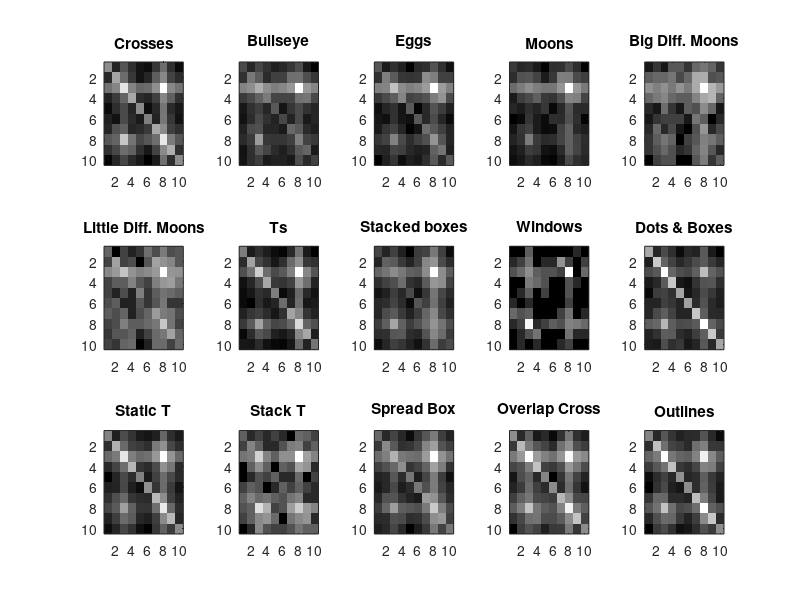

MATLAB code to generate this figure: (Note: this script raises an error after producing the figure.)
%% Basic Colorbinding Analysis
% Converting Corey's basicAna.R code to Matlab...because I hate R
% v2-For all stimuli types
% v3-Using 4 parameter model, fitting to individual subjects
% Synch with basicAna3v2Subj
% v3Acr-Trying collapsing across subjects to check if replicates previous
close all
clear all
fclose all;
clc
set(0,'defaultlinelinewidth',2)

%% Parse data

% Gather data files
allFiles=dir();
fNames={};
for fi=1:length(allFiles)
    if length(allFiles(fi).name)>4 && allFiles(fi).name(length(allFiles(fi).name)-4)=='1'
        fNames{length(fNames)+1}=allFiles(fi).name;
    end
end

% Gather data
% h is outside, v is inside
% 1) ms-precue- 0, no precue
% 2) resp-v-hv- Did you select an h (1) color or a v (2) color? (2 is correct)
% 3) ms-st-cue- 400 ms,
% 4) nitems- 22 items
% 5) resp-h-pos- Response for first component (0 is correct,numbers are relative position)
% 6) actualStimOn- True stim duration time (I think this is in seconds
% 7) resp-v-pos- Response for second component (0 is correct,numbers are relative position)
% 8) ms-stimon- 94 ms
% 9) resp-h-hv- Did you select an h (1) color or a v (2) color? (1 is correct)
% 10) cue-loc-int- Cued item position (integer)
% 11) cue-loc-x- Cue location x (actual spatial position)
% 12) cue-loc-y- Cue location y (actual spatial position)
% 13) radius- 5.3
% 14) bars-or-spot- 0, basic spots
% 15) npractice- 5
% 16) ntrials- 400
% 17) offsett- -10.5

a=[];
stimtype={'Crosses','Bullseye','Eggs','Moons','Big Diff. Moons','Little Diff. Moons','Ts','Stacked boxes','Windows','Dots & Boxes','Static T','Stack T', 'Spread Box','Overlap Cross','Outlines'};
conditions2=[3.75,5,5.5,4.5,-10.5,-9];
goodVersions=[-1 0 1 2 5 6 8 9 11 12 13]; % The conditions with enough subjects
setLabels={'resp-h-hv','resp-v-hv','resp-h-pos','resp-v-pos','cue-loc-int'};
if ~exist('parsedDataV2.mat')
    allData=cell(1,15);
    numSubjs=zeros(1,15);
    times=nan(50,15,3);
    tempCount=0;
    for fi=1:length(fNames)
        
        try
            fid=fopen(fNames{fi});
            labels=fgets(fid);
            labels=strsplit(labels,',');
            fiData=csvread(fNames{fi},1,0);
            fclose all;
            if size(fiData,1)>=200
                % Regularize data structures
                labels{end+1}='subjectID';
                fiData(:,end+1)=0;
                
                if sum(strcmp('offsett',labels))>0
                    labels{strcmp('offsett',labels)}='offset';
                    labels{end+1}='offset2';
                    fiData(:,end+1)=0;
                end
                
                if size(fiData,2)==17
                    labels{end+1}='offset';
                    fiData(:,strcmp('offset',labels))=0;
                    labels{end+1}='offset2';
                    fiData(:,strcmp('offset2',labels))=0;
                    labels{end+1}='version';
                    fiData(:,strcmp('version',labels))=fiData(1,strcmp('bars-or-spot',labels))-2;
                end
                
                if size(fiData,2)<=20 & sum(strcmp('version',labels)==0)==length(labels)
                    offs=fiData(1,strcmp('offset',labels));
                    labels{end+1}='version';
                    if (offs == 3.75)
                        fiData(:,strcmp('version',labels)) = 1 ;
                        tempCount=tempCount+1;
                    elseif(offs == 5)
                        fiData(:,strcmp('version',labels)) = 2;
                    elseif(offs == 5.5)
                        fiData(:,strcmp('version',labels)) = 3;
                    elseif(offs == 4.5)
                        fiData(:,strcmp('version',labels)) = 4;
                    elseif(offs == -10.5)
                        fiData(:,strcmp('version',labels)) = 5;
                    elseif(offs == -9)
                        fiData(:,strcmp('version',labels)) = 6;
                    elseif(offs == 0)
                        print('1')
                    else
                        print('other thing')
                    end
                end
                version=fiData(1,strcmp('version',labels));
                if version==12
                   disp('') 
                end
                orgData=nan(size(fiData,1),length(setLabels));
                for i=1:length(setLabels)
                    orgData(:,i)=fiData(:,find(strcmp(setLabels{i},labels)));
                end
                if size(orgData,1)<500
                    orgData(end+1:500,:)=nan;
                end
                allData{version+2}=cat(3,allData{version+2},orgData);
                numSubjs(version+2)=numSubjs(version+2)+1;
                times(numSubjs(version+2),version+2,1)=fiData(1,strcmp('ms-st-cue',labels));
                times(numSubjs(version+2),version+2,2)=fiData(1,strcmp('ms-precue',labels));
                times(numSubjs(version+2),version+2,3)=fiData(1,strcmp('ms-stimon',labels));
                %
                %             if size(fiData,2)==17
                %                 version=fiData(1,find(strcmp('bars-or-spot',labels)));
                %             elseif size(fiData,2)<=20 && sum(strcmp('version',labels))==0
                %                 version=fiData(1,find(strcmp('bars-or-spot',labels)));
                %
                %             end
            end
        catch
            excludeData(fi)=1;
        end
        
    end
    
    save('parsedDataV2.mat','fNames','numSubjs','allData','times')
else
    load('parsedDataV2.mat')
end
subjGood=numSubjs>10;

%% Probability of selecting a given position and component

allRes=cell(1,length(allData));
hitRate=zeros(2,length(allData));
% For each condition
for ci=1:length(allData)
    currCond=allData{ci};
    
    hComp=nan(2,5,size(currCond,3)); 
    vComp=nan(2,5,size(currCond,3));
    % For each subject
    for si=1:size(currCond,3)
        % For vcomp
        % What component did you select?
        vCompSel=currCond(:,2,si)==1; % selected h
        vPosData=currCond(:,4,si);
        
        % For v trials in which you selected the h component, what position
        % was that component?
        vselPosH=vPosData(vCompSel);
        [vselPosHCounts]=hist(vselPosH,5);
        
        
        % For v trials in which you selected the v component, what position
        % was that component?
        vselPosV=vPosData(~vCompSel);
        [vselPosVCounts]=hist(vselPosV,5);
        
        vComp(1,:,si)=vselPosHCounts/sum([vselPosHCounts vselPosVCounts]);
        vComp(2,:,si)=vselPosVCounts/sum([vselPosHCounts vselPosVCounts]);
        
        % For hComp------------------------------------------------------------
        % What component did you select?
        hCompSel=currCond(:,1,si)==1; % selected h
        hPosData=currCond(:,3,si);
        
        % For h trials in which you selected the h component, what position
        % was that component?
        hselPosH=hPosData(hCompSel);
        [hselPosHCounts]=hist(hselPosH,5);
        
        
        % For h trials in which you selected the v component, what position
        % was that component?
        hselPosV=hPosData(~hCompSel);
        [hselPosVCounts]=hist(hselPosV,5);
        
        hComp(1,:,si)=hselPosHCounts/sum([hselPosHCounts hselPosVCounts]);
        hComp(2,:,si)=hselPosVCounts/sum([hselPosHCounts hselPosVCounts]);
        
        hits=sum((currCond(:,2,si)==2 & currCond(:,4,si)==0 ) & (currCond(:,1,si)==1 & currCond(:,3,si)==0 ));
        hitRate(:,ci)=hitRate(:,ci)+[hits;size(currCond,1)];
    end
    
    allRes{ci}={vComp hComp};
end

% Hit rates
% 1-4 have good hit rates
% 5, 6, 9 and 12 didn't have many subjects
% 7, 8, 10, 11, 13, 14 and 15 have high error rates
    
%% Color switching reports

colReport=cell(1,length(allData));
colReport2=cell(1,length(allData));

% For given subject the matrix is Reports for h(hv) by Reports for v(hv)
figure;set(gcf,'color','w');
for ci=1:length(allData)
    currCond=allData{ci};
    
    tempCR=nan(10,10,size(currCond,3));
    tempCR2=nan(10,10,size(currCond,3));
    % For each subject
    for si=1:size(currCond,3)
        % For vcomp
        % What component did you select?
        vCompSel=currCond(:,2,si)==1; % selected h
        vPosData=currCond(:,4,si);
        
        % For the v-component did you select an h-comp (1:5) or a v-comp(6:10)?
        vAll=nan(size(vPosData));
        vAll(vCompSel)=vPosData(vCompSel)+3;
        vAll(~vCompSel)=vPosData(~vCompSel)+8;
        
        % For hComp
        % What component did you select?
        hCompSel=currCond(:,1,si)==1; % selected h
        hPosData=currCond(:,3,si);
        
        % For the h-component did you select an h-comp (1:5) or a v-comp(6:10)?
        hAll=nan(size(hPosData));
        hAll(hCompSel)=hPosData(hCompSel)+3;
        hAll(~hCompSel)=hPosData(~hCompSel)+8;
        
        % Count matrix
        cr=zeros(10,10,length(hAll));
        for ti=1:sum(~isnan(hAll))
            cr(hAll(ti),vAll(ti),ti)=1;
        end
        tempCR(:,:,si)=mean(cr,3);
        tempCR2(:,:,si)=sum(cr,3);
        
    end
    colReport{ci}=tempCR;
    colReport2{ci}=tempCR2;
    
    subplot(3,5,ci)
    imagesc(log(mean(tempCR,3)));
    colormap(gray(256))
    title(stimtype{ci})
%     ylabel('H-Component')
%     xlabel('V-Component')
end

% for fm6v2
% Basic 4 parameter model
quickie = @(params,currCount)(fullmodel6v2(params,currCount));
startParam=[.1 .15 .25 .8]; % whole, part, color, double guess
lbound=[0 0 0 0 ];
ubound=[1 1 1 inf ];
name='probSampsInd_fm6v2Acr.mat';

% % for fm7v2-Separate noise
% quickie = @(params,currCount)(fullmodel7v2(params,currCount));
% startParam=[.1 .15 .25 .5 .8 1.5]; % whole, part, color, double guess
% lbound=[0 0 0 0 0 0];
% ubound=[1 1 1 inf inf inf];
% name='probSampsInd_fm7v2Acr.mat';

% % for fm8v2-Separate probability
% quickie = @(params,currCount)(fullmodel8v2(params,currCount));
% startParam=[.1 .15 .15 .3 .3 .8]; % whole, part, color, double guess
% lbound=[0 0 0 0 0 0 ];
% ubound=[1 1 1 1 1 inf ];
% name='probSampsInd_fm8v2Acr.mat';



numSamp=40;
bcount=0;
if ~exist(name)
    params=nan(length(stimtype),length(startParam),numSamp);
    % P-Whole, P-Part_A/B, P-Color_A/B, sd_whole, sd_part,sd_color
    for ci=1:length(stimtype)
        disp(stimtype{ci})
        a=[];
        for si=1:numSamp
            e=0;
            while e==0
                % Sample subjects
                currCount=sum(colReport2{ci}(:,:,randsample(size(colReport2{ci},3),size(colReport2{ci},3),true)),3);
                
                fx = @(params2)(quickie(params2,currCount));
                [PAR_v4{ci} fval e]= fminsearchbnd(fx, startParam,lbound,ubound);
                if e==0
                    bcount=bcount+1;
                end
            end
            params(ci,:,si)=PAR_v4{ci};
            temp=PAR_v4{ci};
            %disp(temp)
            a=[a temp(1)];
            [residual mllk]=fullmodel6v2_llk(nanmean(params(ci,:,:),3),currCount);
            temp=mllk.*sum(currCount(:));
        end
        %disp(PAR_v4{ci})
    end
    save(name,'params')
else
    
    load(name)
end

figure;set(gcf,'color','w');
modllk=nan(10,10,length(stimtype));
modcounts=nan(10,10,length(stimtype));
for ci=1:length(stimtype)
    currCount=sum(colReport2{ci},3);
    if sum(isnan(nanmean(params(ci,:,:),3)))~=4
        [residual mllk]=fullmodel6v2_llk(nanmean(params(ci,:,:),3),currCount);
        modllk(:,:,ci)=mllk;
        modcounts(:,:,ci)=mllk.*sum(currCount(:));
        subplot(3,5,ci)
        imagesc(log(modcounts(:,:,ci)));
        colormap(gray(256))
        title(stimtype{ci})
    end
end

%% Get params
pWhole=params(subjGood,1,:);
pPart=params(subjGood,2,:);
pColor=params(subjGood,3,:);
sdSamp=params(subjGood,4,:);

pWholeMu=nanmean(params(subjGood,1,:),3);
pPartMu=nanmean(params(subjGood,2,:),3);
pColorMu=nanmean(params(subjGood,3,:),3);
sdSampMu=nanmean(params(subjGood,4,:),3);

% For sep A B parameters
% pWhole=params(subjGood,1,:);
% pPart=mean(params(subjGood,2:3,:),2);
% pColor=mean(params(subjGood,4:5,:),2);
% sdSamp=mean(params(subjGood,6,:),2);
% 
% pWholeMu=nanmean(params(subjGood,1,:),3);
% pPartMu=nanmean(mean(params(subjGood,2:3,:),2),3);
% pColorMu=nanmean(mean(params(subjGood,4:5,:),2),3);
% sdSampMu=nanmean(mean(params(subjGood,6,:),2),3);

pWholeSEL=mean(pWhole,3)-prctile(pWhole,2.5,3);
pWholeSEH=prctile(pWhole,97.5,3)-mean(pWhole,3);
pPartSEL=mean(pPart,3)-prctile(pPart,2.5,3);
pPartSEH=prctile(pPart,97.5,3)-mean(pPart,3);
pColorSEL=mean(pColor,3)-prctile(pColor,2.5,3);
pColorSEH=prctile(pColor,97.5,3)-mean(pColor,3);
sdSampSE=nanstd(sdSamp,[],3)./sqrt(sum(~isnan(params(subjGood,4,:)),3));

%% Plot
figure
hold on
errorbar(pPartMu,pWholeMu,pWholeSEL,pWholeSEH,'k.')
herrorbar(pPartMu,pWholeMu,pPartSEL,pPartSEH,'k.')
xlabel('P-Part');ylabel('P-Whole')
hold off

figure
hold on
errorbar(pPartMu,pColorMu,pColorSEL,pColorSEH,'k.')
herrorbar(pPartMu,pColorMu,pPartSEL,pPartSEH,'k.')
xlabel('P-Part');ylabel('P-Color')
hold off

figure
hold on
errorbar(pColorMu,pWholeMu,pWholeSEL,pWholeSEH,'k.')
herrorbar(pColorMu,pWholeMu,pColorSEL,pColorSEH,'k.')
xlabel('P-Color');ylabel('P-Whole')
hold off





